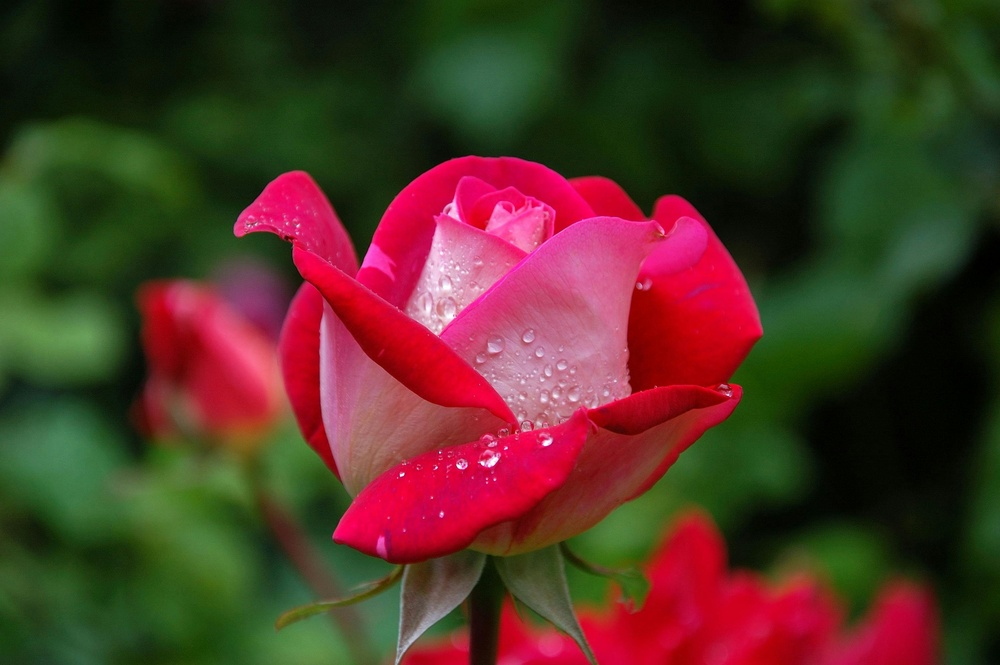
#> input picture flower.jpg, 1000 x 665 px, shrunk from 3008 x 2000 before the run, found by its file name
$ jupyter execute RGB_to_Gray.ipynb
#> lines starting #> are read from the running program, lines starting #| are printed output that depends on the picture
[cell 1]
import cv2
import matplotlib.pyplot as plt

[cell 2]
from google.colab import drive
drive.mount('/content/drive')

[cell 3]
from google.colab.patches import cv2_imshow

img = cv2.imread("/content/drive/MyDrive/flower.jpg")
#> img is the input picture: shape (665, 1000, 3); mean B, G, R 38.3, 51.3, 81.6

[cell 4]
gray = cv2.cvtColor(img, cv2.COLOR_BGR2GRAY)
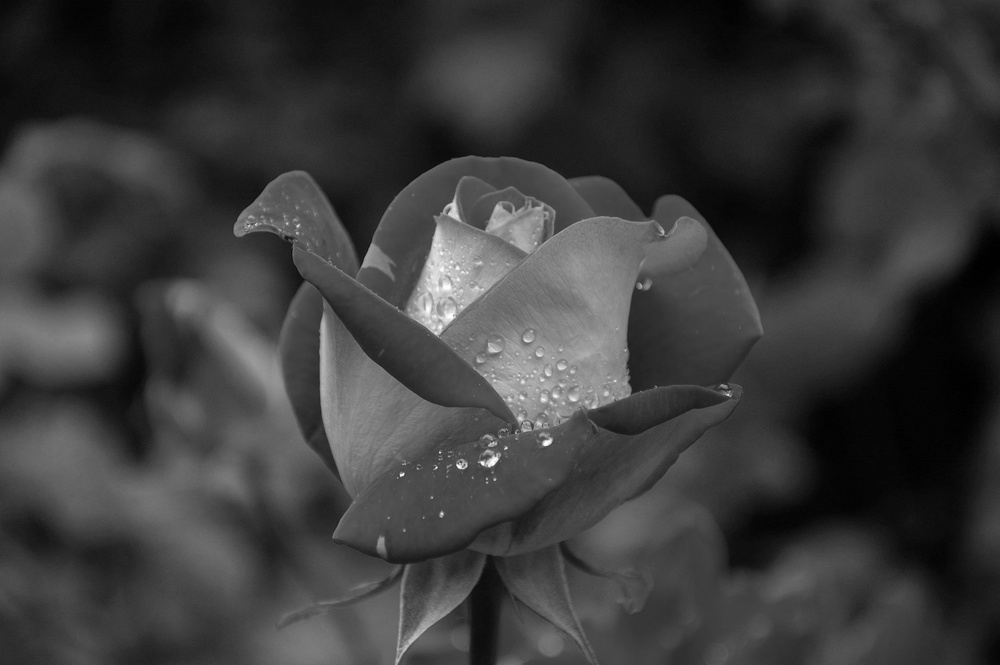
#> gray: shape (665, 1000); min 0, max 255, mean 58.9

[cell 5]
plt.figure(figsize=(10,4))
plt.subplot(1,3,1)
plt.imshow(cv2.cvtColor(img, cv2.COLOR_BGR2RGB))
plt.title("RGB Image")
plt.axis("off")

plt.subplot(1,3,2)
plt.imshow(gray, cmap="gray")
plt.title("Grayscale")
plt.axis("off")
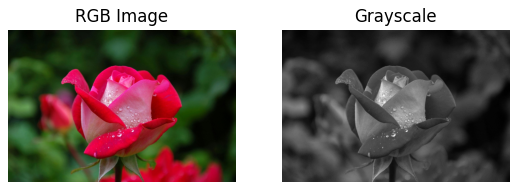
#> figure drawn by matplotlib, 2 panels
